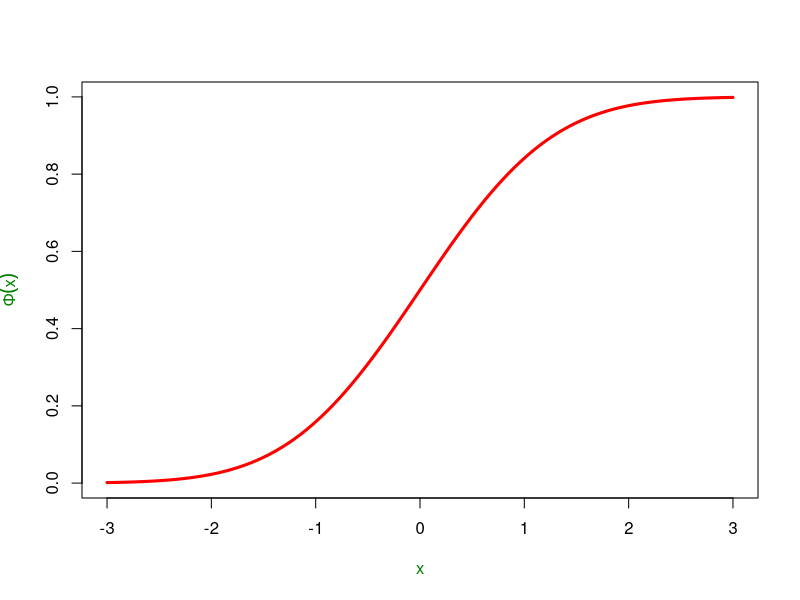

The R source for this figure:
curve(pnorm(x), xlim=c(-3,3), col='red', lwd=3, ann=FALSE)
title(xlab="x", col.lab=rgb(0,0.5,0))
title(ylab=expression(Phi(x)), col.lab=rgb(0,0.5,0))